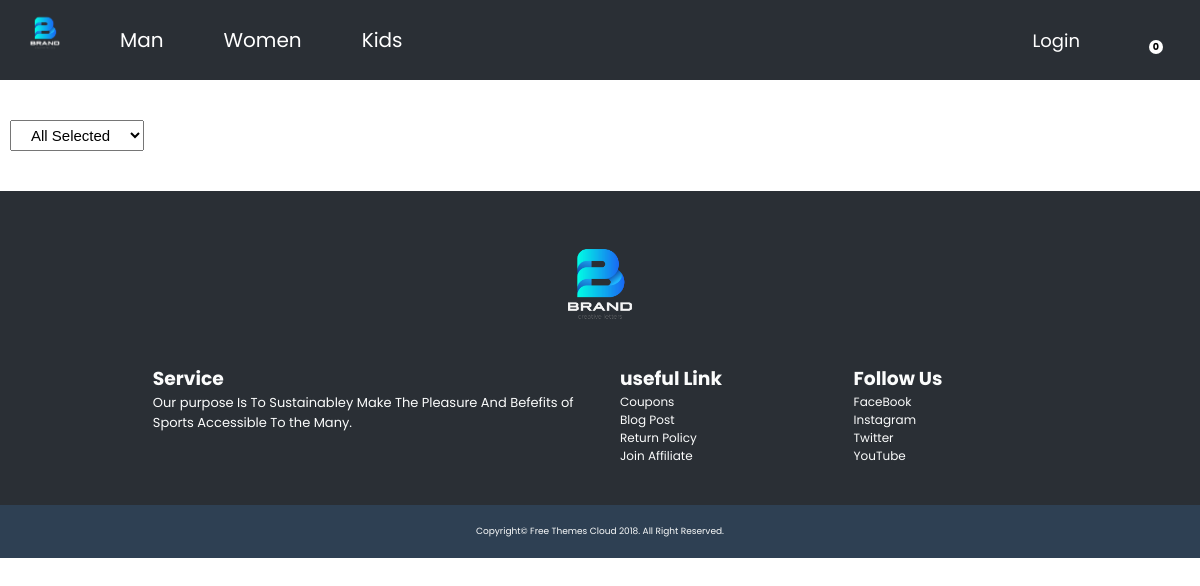
/Client/Product.php, run on the app's committed database.
### tables this page shows
CREATE TABLE `categories` (
  `id` int(11) NOT NULL,
  `Category` varchar(200) NOT NULL,
  `status` int(11) NOT NULL
);

### Client/Top.inc.php (the view, shortened to what this page needs)
<?php
include('Connection.inc.php');
$cart = 0;
?>
<!DOCTYPE html>
<html lang="en">
<head>
    <link rel="stylesheet" href="http://code.ionicframework.com/ionicons/1.5.2/css/ionicons.min.css" />
    <link
    rel="stylesheet"
    href="https://cdn.jsdelivr.net/npm/keen-slider@5.5.0/keen-slider.min.css"
  />
  <link rel="stylesheet"  href="css/style.css" />
  <link rel="stylesheet" href="css/carousel.css"/>
  <link rel="stylesheet" href="css/product.css"/>
</head>
<body>
    <nav>
        <div class="logo">
            <a href="Home.php"><img src="../images/Brand.jpg" /></a>
        </div>
        <ul id="nav-menu">
          <?php
           $cateory_res = mysqli_query($conn,"select * from categories where status = 1");
           while($cateory_row = mysqli_fetch_assoc($cateory_res)){?>
            <li><a href="Product.php?id=<?php echo $cateory_row['id'] ?>"><?php echo $cateory_row['Category'] ?></a></li>
          <?php } ?>
        </ul>
        <?php if(isset($_SESSION['CUSTOMER'])){ ?>
            <a href="#"><span class="ion-android-social-user"></span></a>
         <?php }else{ ?>
            <a href="Login.php" class="login">Login</a>
         <?php }?>
        <?php if(isset($_SESSION['CUSTOMER'])){ ?>
          <a href="Cart.php" class="bag">
            <span class="ion-bag"></span>
            <span class="count"  id="cart"><?php echo $cart ?></span>
         </a>
        <?php  }else{ ?>
          <a href="Login.php" class="bag">
            <span class="count"><?php echo $cart ?></span>
         </a>
        <?php  } ?>
    </nav>

### Client/css/style.css (style rules this page uses)
* { margin: 0; padding: 0; -webkit-box-sizing: border-box; box-sizing: border-box; text-decoration: none; list-style: none; }
body { font-family: 'Poppins', sans-serif; overflow-x: hidden; }
nav { position: relative; display: -webkit-box; display: -ms-flexbox; display: flex; height: 10vh; background-color: #2a2f35; }
nav .logo { width: 90px; }
nav .logo img { position: relative; width: 100%; }
nav ul { display: -webkit-box; display: -ms-flexbox; display: flex; -webkit-box-align: center; -ms-flex-align: center; align-items: center; background: #2a2f35; z-index: 1000; }
nav ul li { list-style: none; color: #fff; padding: 0 30px; font-size: 20px; cursor: pointer; line-height: 60px; }
nav ul li a { color: #fff; }
nav .ion-android-social-user, nav .login { position: absolute; top: 50%; right: 24%; -webkit-transform: translateY(-50%); transform: translateY(-50%); color: #fff; font-size: 18px; cursor: pointer; }
@media screen and (min-width: 800px) { nav .ion-android-social-user, nav .login { right: 10%; } }
nav .bag { position: absolute; top: 50%; right: 15%; -webkit-transform: translateY(-50%); transform: translateY(-50%); color: #fff; font-size: 18px; cursor: pointer; }
@media screen and (min-width: 800px) { nav .bag { right: 5%; } }
nav .bag .count { position: absolute; width: 14px; height: 14px; background: #fff; border-radius: 50%; font-size: .6rem; color: #000; text-align: center; font-weight: 700; left: 9px; }

### data on the page
categories: Category "Man"
categories: Category "Women"
categories: Category "Kids"

### other printed values
$cart "0"
